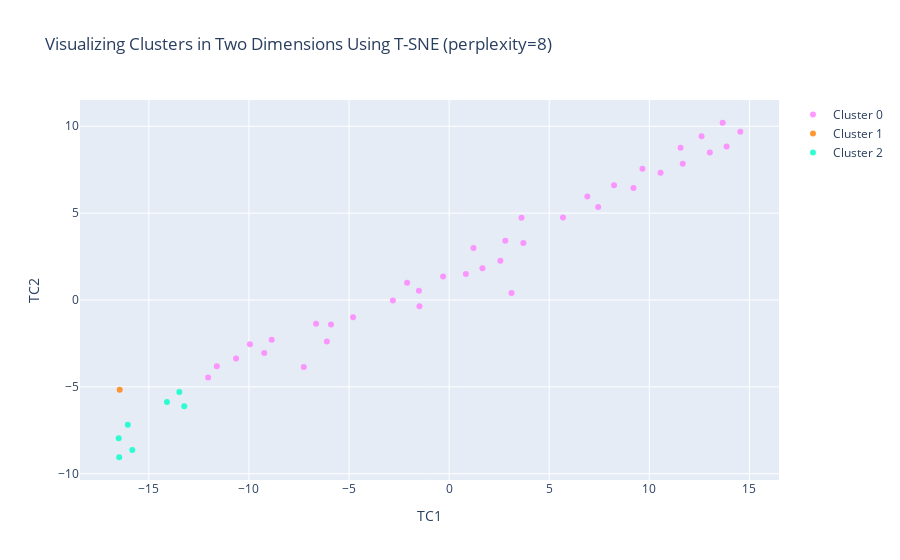

Source (notebook cell):
### Code cell
#Instructions for building the 2-D plot

#trace1 is for 'Cluster 0'
trace1 = go.Scatter(
                    x = cluster0["TC1_2d"],
                    y = cluster0["TC2_2d"],
                    mode = "markers",
                    name = "Cluster 0",
                    marker = dict(color = 'rgba(255, 128, 255, 0.8)'),
                    text = None)

#trace2 is for 'Cluster 1'
trace2 = go.Scatter(
                    x = cluster1["TC1_2d"],
                    y = cluster1["TC2_2d"],
                    mode = "markers",
                    name = "Cluster 1",
                    marker = dict(color = 'rgba(255, 128, 2, 0.8)'),
                    text = None)
#trace3 is for 'Cluster 2'
trace3 = go.Scatter(
                    x = cluster2["TC1_2d"],
                    y = cluster2["TC2_2d"],
                    mode = "markers",
                    name = "Cluster 2",
                    marker = dict(color = 'rgba(0, 255, 200, 0.8)'),
                    text = None)

data = [trace1, trace2, trace3]

title = "Visualizing Clusters in Two Dimensions Using T-SNE (perplexity=" + str(perplexity) + ")"

layout = dict(title = title,
              xaxis= dict(title= 'TC1',ticklen= 5,zeroline= False),
              yaxis= dict(title= 'TC2',ticklen= 5,zeroline= False)
             )

fig = dict(data = data, layout = layout)

iplot(fig)

### Figure 1 — Plotly figure (JSON) as saved in the notebook; plotly's stock layout.template omitted (floating-point values rounded to 4 significant figures)
{"data": [{"marker": {"color": "rgba(255, 128, 255, 0.8)"}, "mode": "markers", "name": "Cluster 0", "type": "scatter", "x": [-12.04, -11.61, -10.64, -9.952, -9.236, -8.867, -7.263, -6.648, -6.109, -5.904, -4.8, -2.81, -1.511, -2.1, -1.483, -0.3026, 0.8352, 3.117, 1.215, 1.662, 2.56, 2.805, 3.706, 3.614, 5.686, 6.903, 7.445, 8.236, 9.211, 9.655, 10.56, 11.67, 11.56, 12.61, 13.02, 13.86, 13.66, 14.54], "y": [-4.467, -3.815, -3.365, -2.545, -3.057, -2.289, -3.857, -1.37, -2.389, -1.405, -1.001, -0.02619, 0.5237, 0.9857, -0.3569, 1.357, 1.492, 0.3991, 2.986, 1.828, 2.257, 3.402, 3.275, 4.73, 4.749, 5.958, 5.351, 6.598, 6.448, 7.557, 7.318, 7.843, 8.767, 9.421, 8.484, 8.829, 10.2, 9.684]}, {"marker": {"color": "rgba(255, 128, 2, 0.8)"}, "mode": "markers", "name": "Cluster 1", "type": "scatter", "x": [-16.46], "y": [-5.17]}, {"marker": {"color": "rgba(0, 255, 200, 0.8)"}, "mode": "markers", "name": "Cluster 2", "type": "scatter", "x": [-16.48, -15.83, -16.51, -16.05, -14.1, -13.23, -13.48], "y": [-9.052, -8.629, -7.965, -7.184, -5.867, -6.114, -5.298]}], "layout": {"title": {"text": "Visualizing Clusters in Two Dimensions Using T-SNE (perplexity=8)"}, "xaxis": {"ticklen": 5, "title": {"text": "TC1"}, "zeroline": false}, "yaxis": {"ticklen": 5, "title": {"text": "TC2"}, "zeroline": false}}}
